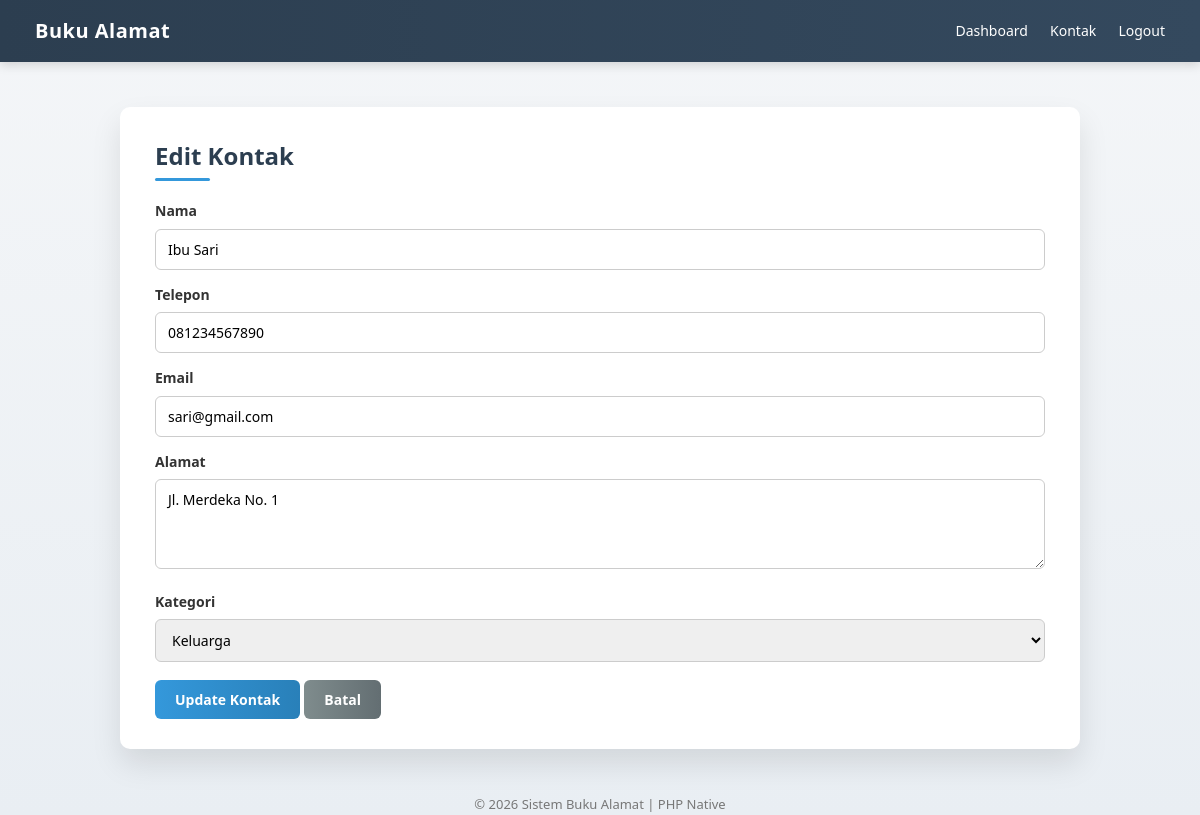
The app's page /contacts/edit.php?id=1 (signed in) with its own data.
### tables this page shows
CREATE TABLE contacts (
    id INT AUTO_INCREMENT PRIMARY KEY,
    user_id INT NOT NULL,
    name VARCHAR(100) NOT NULL,
    phone VARCHAR(20),
    email VARCHAR(100),
    address TEXT,
    category ENUM('Keluarga','Teman','Kerja','Lainnya') DEFAULT 'Lainnya',
    created_at TIMESTAMP DEFAULT CURRENT_TIMESTAMP,
    FOREIGN KEY (user_id) REFERENCES users(id) ON DELETE CASCADE
);

### contacts/edit.php (the view, shortened to what this page needs)
<?php
require_once __DIR__ . '/../config/database.php';
$baseUrl =
    (isset($_SERVER['HTTPS']) && $_SERVER['HTTPS'] === 'on' ? 'https' : 'http')
    . '://' . $_SERVER['HTTP_HOST']
    . dirname(dirname($_SERVER['SCRIPT_NAME']));
$id = $_GET['id'] ?? null;
$sql = "
    SELECT id, name, phone, email, address, category
    FROM contacts
    WHERE id = :id AND user_id = :user_id
";
$stmt = $pdo->prepare($sql);
$stmt->execute([
    ':id' => $id,
    ':user_id' => $_SESSION['user_id']
]);
$contact = $stmt->fetch(PDO::FETCH_ASSOC);
$name     = $contact['name'];
$phone    = $contact['phone'];
$email    = $contact['email'];
$address  = $contact['address'];
$category = $contact['category'];
?>
<!DOCTYPE html>
<html lang="id">
<head>
    <link rel="stylesheet" href="../assets/style.css">
</head>
<body>
<div class="navbar">
    <div class="brand">Buku Alamat</div>
    <div class="nav-link">
        <a href="<?= $baseUrl ?>/dashboard.php">Dashboard</a>
        <a href="<?= $baseUrl ?>/contacts/index.php">Kontak</a>
        <a href="<?= $baseUrl ?>/auth/logout.php">Logout</a>
    </div>
</div>
<div class="container">
    <h2>Edit Kontak</h2>
    <form method="post">
        <label>Nama</label>
        <input type="text" name="name" value="<?= htmlspecialchars($name); ?>" required>
        <label>Telepon</label>
        <input type="text" name="phone" value="<?= htmlspecialchars($phone); ?>" required>
        <label>Email</label>
        <input type="email" name="email" value="<?= htmlspecialchars($email); ?>">
        <label>Alamat</label>
        <textarea name="address"><?= htmlspecialchars($address); ?></textarea>
        <label>Kategori</label>
        <select name="category">
            <option value="Keluarga" <?= $category=='Keluarga'?'selected':''; ?>>Keluarga</option>
        </select>
        <button type="submit">Update Kontak</button>
        <a href="index.php" class="btn btn-secondary">Batal</a>
    </form>
</div>
<div class="footer">
    &copy; <?= date('Y'); ?> Sistem Buku Alamat | PHP Native
</div>
</body>
</html>

### assets/style.css (style rules this page uses)
* { margin: 0; padding: 0; box-sizing: border-box; font-family: 'Segoe UI', Arial, Helvetica, sans-serif; }
body { background: linear-gradient(180deg, #f4f6f8, #e9eef3); color: #333; line-height: 1.6; }
.navbar { background: linear-gradient(90deg, #2c3e50, #34495e); padding: 15px 35px; display: flex; justify-content: space-between; align-items: center; box-shadow: 0 3px 10px rgba(0,0,0,0.15); }
.navbar .brand { color: #ffffff; font-size: 20px; font-weight: bold; letter-spacing: 0.5px; }
.navbar a { color: #ffffff; margin-left: 18px; text-decoration: none; font-size: 14px; position: relative; padding-bottom: 4px; }
.navbar a::after { content: ""; position: absolute; width: 0; height: 2px; bottom: 0; left: 0; background-color: #1abc9c; transition: width 0.3s ease; }
.container { width: 80%; max-width: 1000px; margin: 45px auto; background-color: #ffffff; padding: 30px 35px; border-radius: 10px; box-shadow: 0 15px 30px rgba(0,0,0,0.1); }
h1, h2, h3 { margin-bottom: 18px; color: #2c3e50; position: relative; }
h2::after { content: ""; width: 55px; height: 3px; background-color: #3498db; position: absolute; bottom: -6px; left: 0; border-radius: 3px; }
a { color: #3498db; text-decoration: none; }
form { margin-top: 25px; }
form label { display: block; margin-top: 14px; font-weight: 600; font-size: 14px; }
form input, form select, form textarea { width: 100%; padding: 10px 12px; margin-top: 6px; border-radius: 6px; border: 1px solid #ccc; font-size: 14px; transition: all 0.2s ease; }
form textarea { resize: vertical; min-height: 90px; }
button, .btn { margin-top: 18px; padding: 10px 20px; background: linear-gradient(90deg, #3498db, #2980b9); border: none; color: #ffffff; cursor: pointer; border-radius: 6px; font-size: 14px; font-weight: 600; transition: all 0.25s ease; }
.btn-secondary { background: linear-gradient(90deg, #7f8c8d, #636e72); }
.footer { margin-top: 45px; text-align: center; font-size: 13px; color: #777; }

### records on screen
contacts: name "Ibu Sari", phone "081234567890", email "sari@gmail.com", address "Jl. Merdeka No. 1", category "Keluarga"
